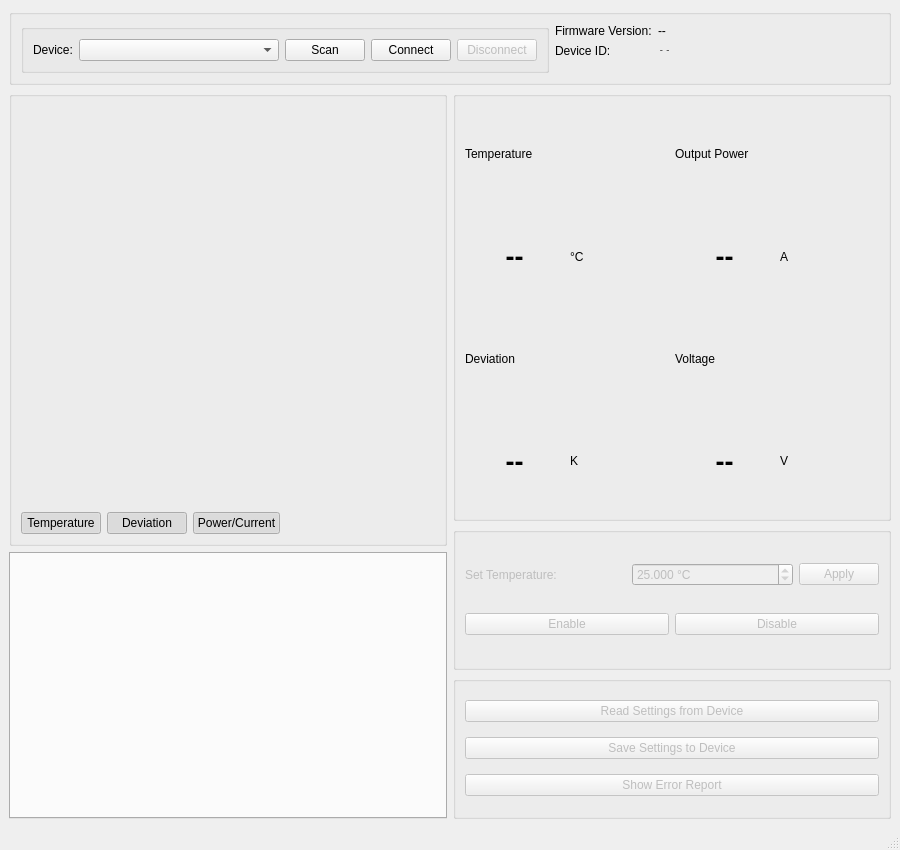
<?xml version="1.0" encoding="UTF-8"?>
<ui version="4.0">
 <class>MainWindow</class>
 <widget class="QMainWindow" name="MainWindow">
  <property name="geometry">
   <rect>
    <x>0</x>
    <y>0</y>
    <width>900</width>
    <height>850</height>
   </rect>
  </property>
  <property name="windowTitle">
   <string>xtalbake</string>
  </property>
  <widget class="QWidget" name="centralwidget">
   <layout class="QGridLayout" name="gridLayout">
    <item row="1" column="0">
     <layout class="QVBoxLayout" name="leftColumnLayout" stretch="3,2">
      <item>
       <widget class="QGroupBox" name="chartGroupBox">
        <property name="title">
         <string/>
        </property>
        <layout class="QVBoxLayout" name="chartLayout">
         <item>
          <widget class="QWidget" name="chartCanvasPlaceholder" native="true">
           <property name="minimumSize">
            <size>
             <width>0</width>
             <height>400</height>
            </size>
           </property>
          </widget>
         </item>
         <item>
          <layout class="QHBoxLayout" name="legendLayout">
           <item>
            <widget class="QPushButton" name="showTempCheck">
             <property name="text">
              <string>Temperature</string>
             </property>
             <property name="checkable">
              <bool>true</bool>
             </property>
             <property name="checked">
              <bool>true</bool>
             </property>
            </widget>
           </item>
           <item>
            <widget class="QPushButton" name="showDevCheck">
             <property name="text">
              <string>Deviation</string>
             </property>
             <property name="checkable">
              <bool>true</bool>
             </property>
             <property name="checked">
              <bool>true</bool>
             </property>
            </widget>
           </item>
           <item>
            <widget class="QPushButton" name="showPowerCheck">
             <property name="text">
              <string>Power/Current</string>
             </property>
             <property name="checkable">
              <bool>true</bool>
             </property>
             <property name="checked">
              <bool>true</bool>
             </property>
            </widget>
           </item>
           <item>
            <spacer name="legendSpacer">
             <property name="orientation">
              <enum>Qt::Orientation::Horizontal</enum>
             </property>
             <property name="sizeHint" stdset="0">
              <size>
               <width>40</width>
               <height>20</height>
              </size>
             </property>
            </spacer>
           </item>
          </layout>
         </item>
        </layout>
       </widget>
      </item>
      <item>
       <widget class="QTabWidget" name="featureTabWidget">
        <property name="enabled">
         <bool>false</bool>
        </property>
        <property name="currentIndex">
         <number>-1</number>
        </property>
       </widget>
      </item>
     </layout>
    </item>
    <item row="1" column="1">
     <layout class="QVBoxLayout" name="rightColumnLayout" stretch="3,1,1">
      <property name="spacing">
       <number>6</number>
      </property>
      <item>
       <widget class="QGroupBox" name="readoutsGroupBox">
        <property name="sizePolicy">
         <sizepolicy hsizetype="Preferred" vsizetype="Preferred">
          <horstretch>0</horstretch>
          <verstretch>1</verstretch>
         </sizepolicy>
        </property>
        <property name="title">
         <string/>
        </property>
        <layout class="QGridLayout" name="readoutsLayout">
         <item row="0" column="0">
          <widget class="QLabel" name="tempReadoutLabel">
           <property name="text">
            <string>Temperature</string>
           </property>
          </widget>
         </item>
         <item row="1" column="0">
          <widget class="QWidget" name="tempWidget" native="true">
           <layout class="QHBoxLayout" name="tempWidgetLayout">
            <property name="leftMargin">
             <number>0</number>
            </property>
            <property name="topMargin">
             <number>0</number>
            </property>
            <property name="rightMargin">
             <number>0</number>
            </property>
            <property name="bottomMargin">
             <number>0</number>
            </property>
            <item>
             <widget class="QLabel" name="tempValue">
              <property name="font">
               <font>
                <pointsize>20</pointsize>
                <bold>true</bold>
               </font>
              </property>
              <property name="text">
               <string>--</string>
              </property>
              <property name="alignment">
               <set>Qt::AlignmentFlag::AlignCenter</set>
              </property>
             </widget>
            </item>
            <item>
             <widget class="QLabel" name="tempUnit">
              <property name="text">
               <string>°C</string>
              </property>
             </widget>
            </item>
           </layout>
          </widget>
         </item>
         <item row="2" column="0">
          <widget class="QLabel" name="tempDevLabel">
           <property name="text">
            <string>Deviation</string>
           </property>
          </widget>
         </item>
         <item row="3" column="0">
          <widget class="QWidget" name="tempDevWidget" native="true">
           <layout class="QHBoxLayout" name="tempDevWidgetLayout">
            <property name="leftMargin">
             <number>0</number>
            </property>
            <property name="topMargin">
             <number>0</number>
            </property>
            <property name="rightMargin">
             <number>0</number>
            </property>
            <property name="bottomMargin">
             <number>0</number>
            </property>
            <item>
             <widget class="QLabel" name="tempDevValue">
              <property name="font">
               <font>
                <pointsize>20</pointsize>
                <bold>true</bold>
               </font>
              </property>
              <property name="text">
               <string>--</string>
              </property>
              <property name="alignment">
               <set>Qt::AlignmentFlag::AlignCenter</set>
              </property>
             </widget>
            </item>
            <item>
             <widget class="QLabel" name="tempDevUnit">
              <property name="text">
               <string>K</string>
              </property>
             </widget>
            </item>
           </layout>
          </widget>
         </item>
         <item row="0" column="1">
          <widget class="QLabel" name="powerReadoutLabel">
           <property name="text">
            <string>Output Power</string>
           </property>
          </widget>
         </item>
         <item row="1" column="1">
          <widget class="QWidget" name="powerWidget" native="true">
           <layout class="QHBoxLayout" name="powerWidgetLayout">
            <property name="leftMargin">
             <number>0</number>
            </property>
            <property name="topMargin">
             <number>0</number>
            </property>
            <property name="rightMargin">
             <number>0</number>
            </property>
            <property name="bottomMargin">
             <number>0</number>
            </property>
            <item>
             <widget class="QLabel" name="powerValue">
              <property name="font">
               <font>
                <pointsize>20</pointsize>
                <bold>true</bold>
               </font>
              </property>
              <property name="text">
               <string>--</string>
              </property>
              <property name="alignment">
               <set>Qt::AlignmentFlag::AlignCenter</set>
              </property>
             </widget>
            </item>
            <item>
             <widget class="QLabel" name="powerUnit">
              <property name="text">
               <string>A</string>
              </property>
             </widget>
            </item>
           </layout>
          </widget>
         </item>
         <item row="2" column="1">
          <widget class="QLabel" name="voltageReadoutLabel">
           <property name="text">
            <string>Voltage</string>
           </property>
          </widget>
         </item>
         <item row="3" column="1">
          <widget class="QWidget" name="voltageWidget" native="true">
           <layout class="QHBoxLayout" name="voltageWidgetLayout">
            <property name="leftMargin">
             <number>0</number>
            </property>
            <property name="topMargin">
             <number>0</number>
            </property>
            <property name="rightMargin">
             <number>0</number>
            </property>
            <property name="bottomMargin">
             <number>0</number>
            </property>
            <item>
             <widget class="QLabel" name="voltageValue">
              <property name="font">
               <font>
                <pointsize>20</pointsize>
                <bold>true</bold>
               </font>
              </property>
              <property name="text">
               <string>--</string>
              </property>
              <property name="alignment">
               <set>Qt::AlignmentFlag::AlignCenter</set>
              </property>
             </widget>
            </item>
            <item>
             <widget class="QLabel" name="voltageUnit">
              <property name="text">
               <string>V</string>
              </property>
             </widget>
            </item>
           </layout>
          </widget>
         </item>
        </layout>
       </widget>
      </item>
      <item>
       <widget class="QGroupBox" name="coreParametersGroupBox">
        <property name="enabled">
         <bool>false</bool>
        </property>
        <property name="sizePolicy">
         <sizepolicy hsizetype="Preferred" vsizetype="Preferred">
          <horstretch>0</horstretch>
          <verstretch>1</verstretch>
         </sizepolicy>
        </property>
        <property name="title">
         <string/>
        </property>
        <layout class="QGridLayout" name="coreParametersLayout">
         <item row="0" column="1">
          <widget class="QDoubleSpinBox" name="tempSetpoint">
           <property name="suffix">
            <string> °C</string>
           </property>
           <property name="decimals">
            <number>3</number>
           </property>
           <property name="minimum">
            <double>-50.000000000000000</double>
           </property>
           <property name="maximum">
            <double>150.000000000000000</double>
           </property>
           <property name="value">
            <double>25.000000000000000</double>
           </property>
          </widget>
         </item>
         <item row="0" column="0">
          <widget class="QLabel" name="setTempLabel">
           <property name="text">
            <string>Set Temperature:</string>
           </property>
          </widget>
         </item>
         <item row="0" column="2">
          <widget class="QPushButton" name="applyTempButton">
           <property name="maximumSize">
            <size>
             <width>80</width>
             <height>16777215</height>
            </size>
           </property>
           <property name="text">
            <string>Apply</string>
           </property>
          </widget>
         </item>
         <item row="1" column="0" colspan="3">
          <layout class="QHBoxLayout" name="enableDisableLayout" stretch="0,0">
           <property name="sizeConstraint">
            <enum>QLayout::SizeConstraint::SetMaximumSize</enum>
           </property>
           <item>
            <widget class="QPushButton" name="enableControlButton">
             <property name="sizePolicy">
              <sizepolicy hsizetype="Minimum" vsizetype="Fixed">
               <horstretch>0</horstretch>
               <verstretch>0</verstretch>
              </sizepolicy>
             </property>
             <property name="text">
              <string>Enable</string>
             </property>
            </widget>
           </item>
           <item>
            <widget class="QPushButton" name="disableControlButton">
             <property name="sizePolicy">
              <sizepolicy hsizetype="Minimum" vsizetype="Fixed">
               <horstretch>0</horstretch>
               <verstretch>0</verstretch>
              </sizepolicy>
             </property>
             <property name="text">
              <string>Disable</string>
             </property>
            </widget>
           </item>
          </layout>
         </item>
        </layout>
       </widget>
      </item>
      <item>
       <widget class="QGroupBox" name="buttonsGroupBox">
        <property name="sizePolicy">
         <sizepolicy hsizetype="Preferred" vsizetype="Preferred">
          <horstretch>0</horstretch>
          <verstretch>1</verstretch>
         </sizepolicy>
        </property>
        <property name="title">
         <string/>
        </property>
        <layout class="QVBoxLayout" name="buttonsLayout">
         <item>
          <widget class="QPushButton" name="readBtn">
           <property name="enabled">
            <bool>false</bool>
           </property>
           <property name="text">
            <string>Read Settings from Device</string>
           </property>
          </widget>
         </item>
         <item>
          <widget class="QPushButton" name="saveBtn">
           <property name="enabled">
            <bool>false</bool>
           </property>
           <property name="text">
            <string>Save Settings to Device</string>
           </property>
          </widget>
         </item>
         <item>
          <widget class="QPushButton" name="errorReportBtn">
           <property name="enabled">
            <bool>false</bool>
           </property>
           <property name="text">
            <string>Show Error Report</string>
           </property>
          </widget>
         </item>
        </layout>
       </widget>
      </item>
     </layout>
    </item>
    <item row="0" column="0" colspan="2">
     <widget class="QGroupBox" name="deviceInfoGroupBox">
      <property name="sizePolicy">
       <sizepolicy hsizetype="Expanding" vsizetype="Preferred">
        <horstretch>1</horstretch>
        <verstretch>0</verstretch>
       </sizepolicy>
      </property>
      <property name="title">
       <string/>
      </property>
      <layout class="QGridLayout" name="deviceInfoLayout">
       <item row="0" column="0">
        <widget class="QGroupBox" name="connectionGroupBox">
         <property name="title">
          <string/>
         </property>
         <layout class="QGridLayout" name="connectionLayout">
          <item row="0" column="3">
           <widget class="QPushButton" name="connectBtn">
            <property name="text">
             <string>Connect</string>
            </property>
           </widget>
          </item>
          <item row="0" column="2">
           <widget class="QPushButton" name="refreshBtn">
            <property name="maximumSize">
             <size>
              <width>80</width>
              <height>16777215</height>
             </size>
            </property>
            <property name="toolTip">
             <string>Scan for connected devices</string>
            </property>
            <property name="text">
             <string>Scan</string>
            </property>
           </widget>
          </item>
          <item row="0" column="0">
           <widget class="QLabel" name="deviceLabel">
            <property name="text">
             <string>Device:</string>
            </property>
           </widget>
          </item>
          <item row="0" column="1">
           <widget class="QComboBox" name="deviceCombo">
            <property name="sizePolicy">
             <sizepolicy hsizetype="Fixed" vsizetype="Fixed">
              <horstretch>0</horstretch>
              <verstretch>0</verstretch>
             </sizepolicy>
            </property>
            <property name="minimumSize">
             <size>
              <width>200</width>
              <height>0</height>
             </size>
            </property>
           </widget>
          </item>
          <item row="0" column="4">
           <widget class="QPushButton" name="disconnectBtn">
            <property name="enabled">
             <bool>false</bool>
            </property>
            <property name="text">
             <string>Disconnect</string>
            </property>
           </widget>
          </item>
         </layout>
        </widget>
       </item>
       <item row="0" column="1">
        <layout class="QFormLayout" name="formLayout">
         <item row="0" column="0">
          <widget class="QLabel" name="firmwareVersionLabel">
           <property name="text">
            <string>Firmware Version:</string>
           </property>
          </widget>
         </item>
         <item row="1" column="0">
          <widget class="QLabel" name="deviceIdLabel_2">
           <property name="text">
            <string>Device ID:</string>
           </property>
          </widget>
         </item>
         <item row="0" column="1">
          <widget class="QLabel" name="firmwareLabel">
           <property name="text">
            <string>--</string>
           </property>
          </widget>
         </item>
         <item row="1" column="1">
          <widget class="QLabel" name="deviceIdLabel">
           <property name="font">
            <font>
             <family>Courier</family>
             <pointsize>8</pointsize>
            </font>
           </property>
           <property name="text">
            <string>--</string>
           </property>
          </widget>
         </item>
        </layout>
       </item>
      </layout>
     </widget>
    </item>
   </layout>
  </widget>
  <widget class="QStatusBar" name="statusbar"/>
 </widget>
 <resources/>
 <connections/>
</ui>
